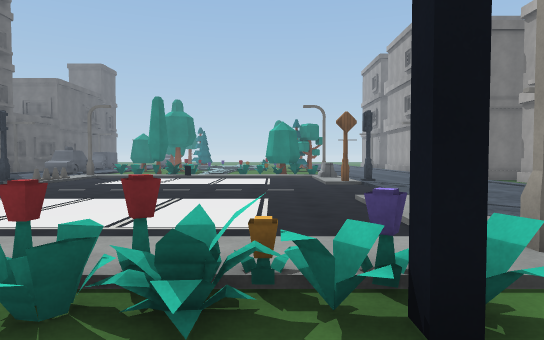
view 1 (above)

24 first-person views from a walk through a scene from a Unity 3-D project. The camera is 1.5 m above the floor, tilts 2° down and sees 75° across. The floor is counted in squares, 2 m on a side. Each view is taken from the middle of a square. On the plan, view 1 faces up. The plan holds only what a view shows up to about 11 squares ahead; the rest is blank. The place goes on beyond the plan. Surface patterns are stand-ins for the level's own textures.

view 2
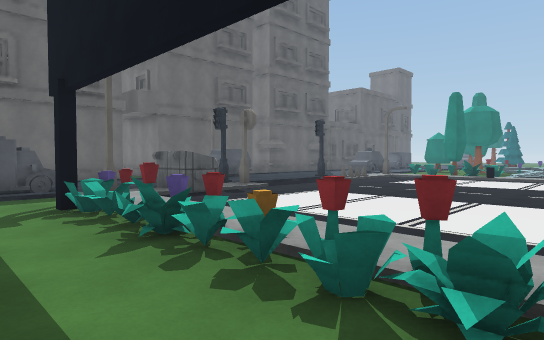

view 3
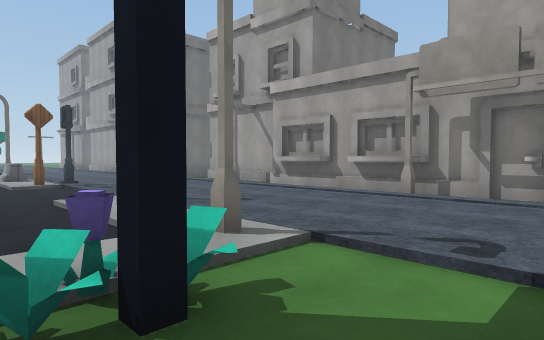

view 4
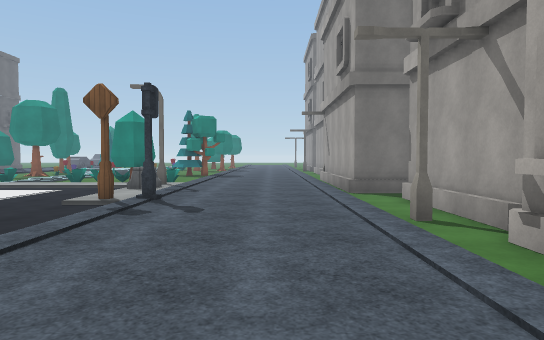

view 5
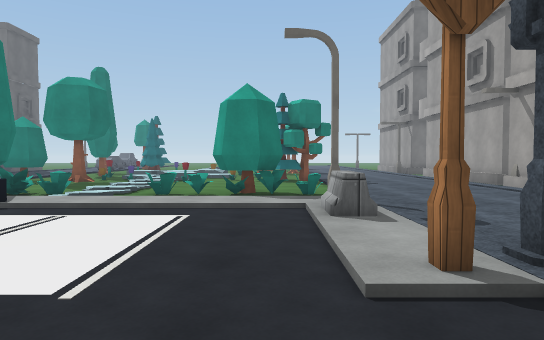

view 6
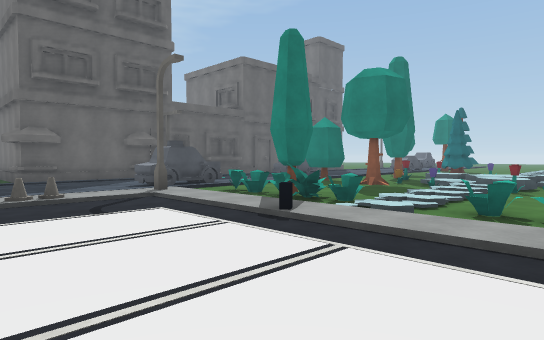

view 7
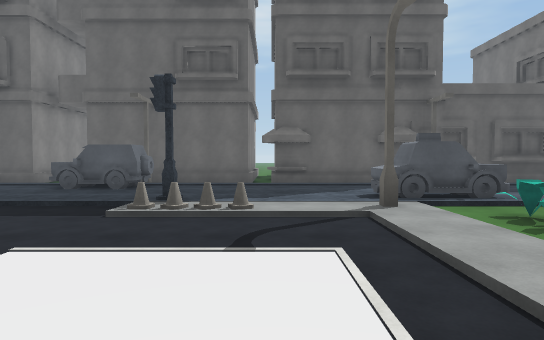

view 8
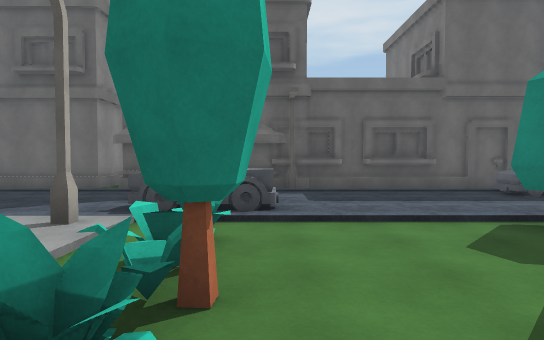

view 9
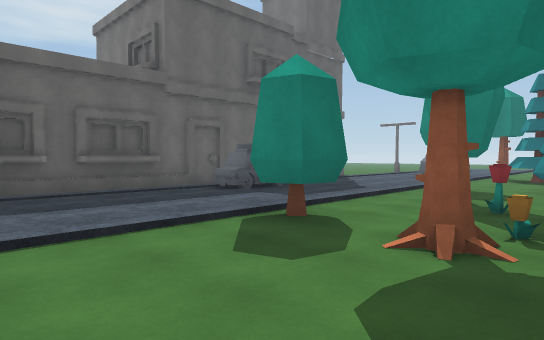

view 10
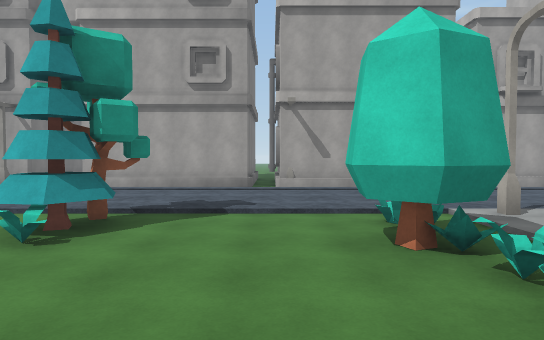

view 11
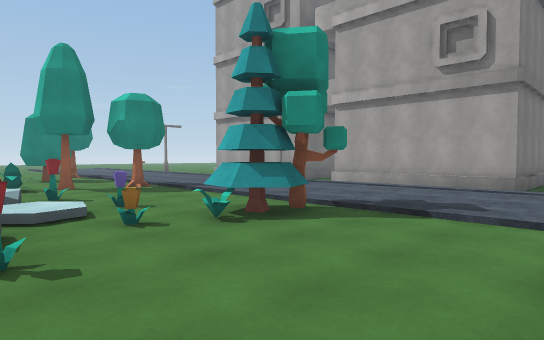

view 12
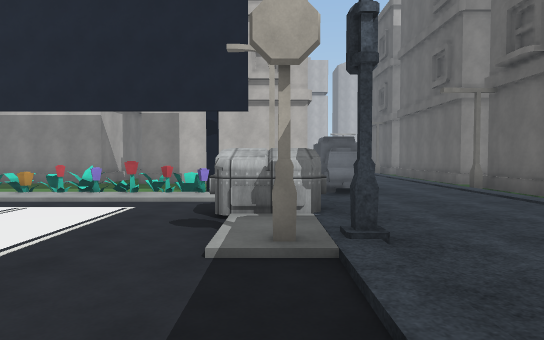

view 13
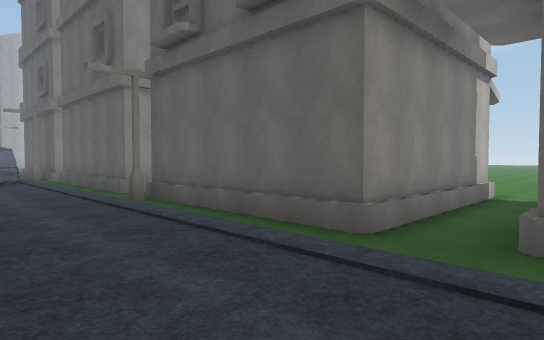

view 14
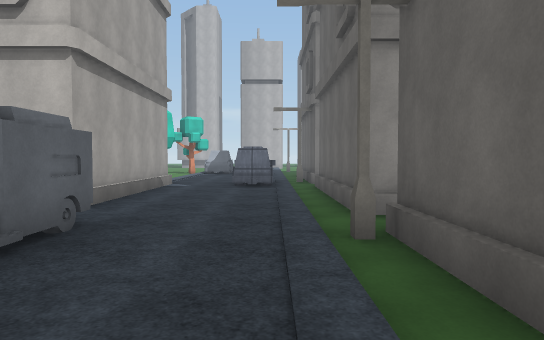

view 15
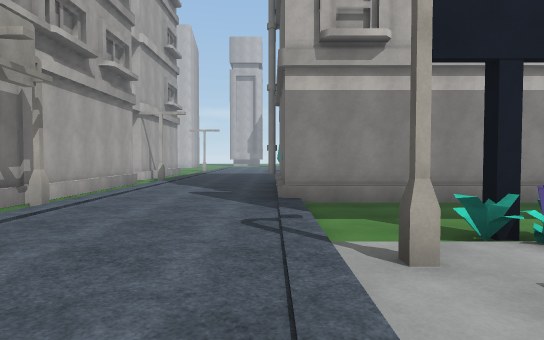

view 16
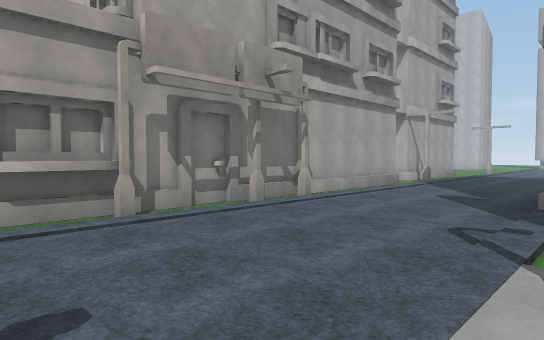

view 17
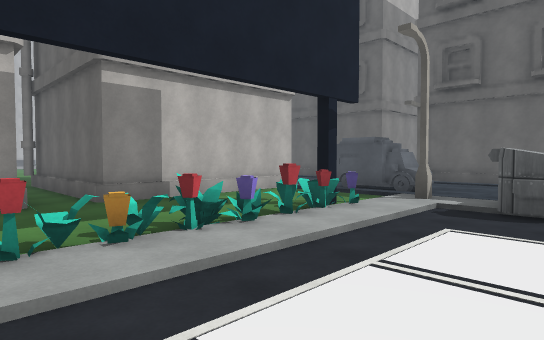

view 18
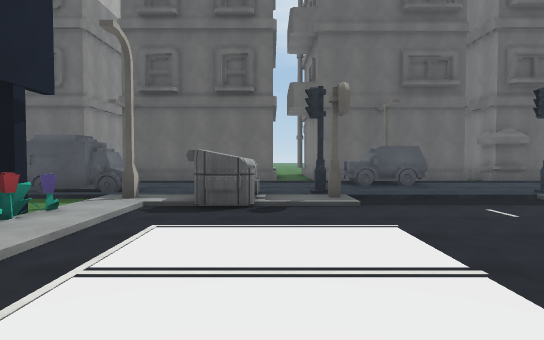

view 19
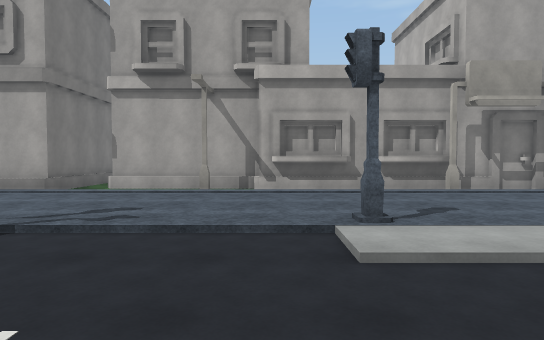

view 20
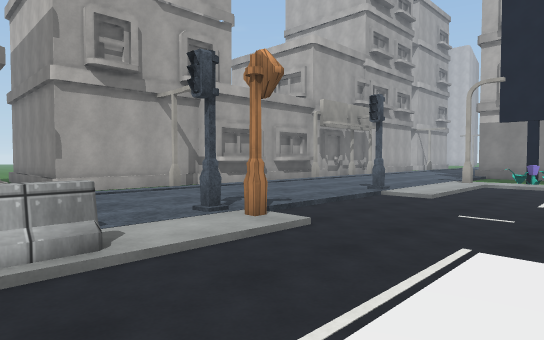

view 21
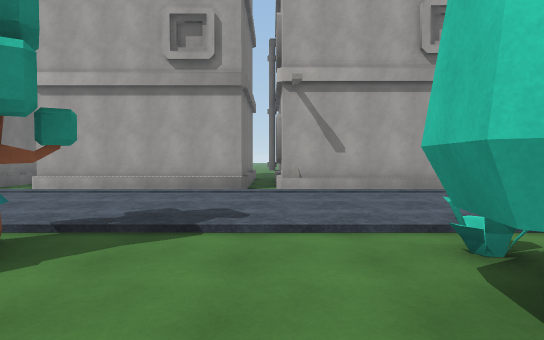

view 22
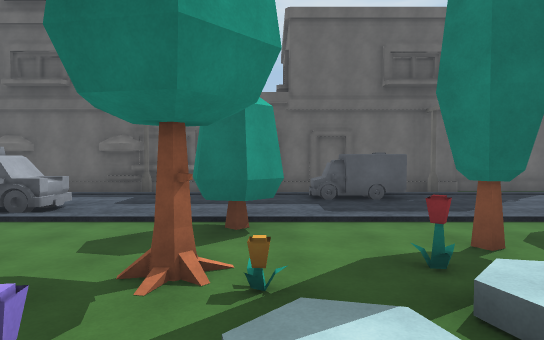

view 23
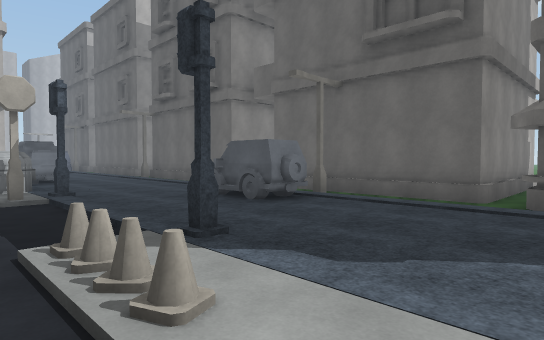

view 24
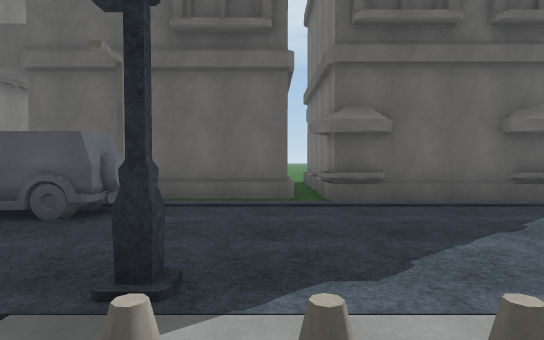

### Floor plan
Key: @ floor where view 1 was taken; # wall or solid block; x gap in a wall; . main floor; : floor 0.25 m higher than the main floor; + floor 0.5 m higher than the main floor; / step, stairs or slope; = window, fence, low wall or low ledge; O other object.
Columns run from 22 left of view 1 to 12 right of it. Each row starts with its distance up from view 1.
 23           O O.....   /O...
 22           OOO...O.+///O......O
 21           OOO....O////.......O
 20           O....O.O//+OOOO....O
 19           O....O.O.OO..OO....O
 18            ........//........OOOOO
 17           O........//........OOOO
 16          OO..OO..O.//.OO.....O
 15          OO..OO.OOOO/OOOO....O
 14           O..OO#::::::::x....O
 13          OO....:...O....O....O
 12      OOOOOO....O........O....OOOO
 11      OOOOO.....O........:.....OOOOO
 10          O.....O........O.....O
  9          O.OO.......=.........O
  8          OOOO....... ........#O
  7          O.OO................OO
  6    .. .........:........:#...OO
  5 .....OOOOO.....:........:....
  4 ..        .....O........:....O
  3           .....//////O//#....O
  2           ...OO/OOOOOOOOO.....
  1           O..OO.OOO.OOOO......
  0          O...OO.......@......O
 -1          OO.../OOOO.....//...OO
 -2           O...O    OO    /...O
 -3           O...O    O     /...O
 -4           O...O    O     /...O
 -5           OOO.O    O     /...O
 -6           OOO.O    O     O....O

Positions as (right, up) in squares from view 1, and headings:
1: (0, 0), facing up
2: (0, 0), facing up-left
3: (0, 0), facing up-right
4: (5, 4), facing up
5: (1, 8), facing up
6: (0, 10), facing up-left
7: (-2, 12), facing left
8: (-3, 16), facing left
9: (-4, 16), facing up-left
10: (-3, 17), facing right
11: (-2, 16), facing up-right
12: (-7, 9), facing down
13: (-9, 7), facing down-left
14: (-11, 4), facing down
15: (3, 5), facing down
16: (2, 5), facing down-right
17: (-1, 5), facing down-left
18: (-1, 5), facing left
19: (-1, 7), facing right
20: (-1, 13), facing down-right
21: (-1, 17), facing right
22: (-2, 20), facing left
23: (-6, 13), facing down-left
24: (-6, 11), facing left
